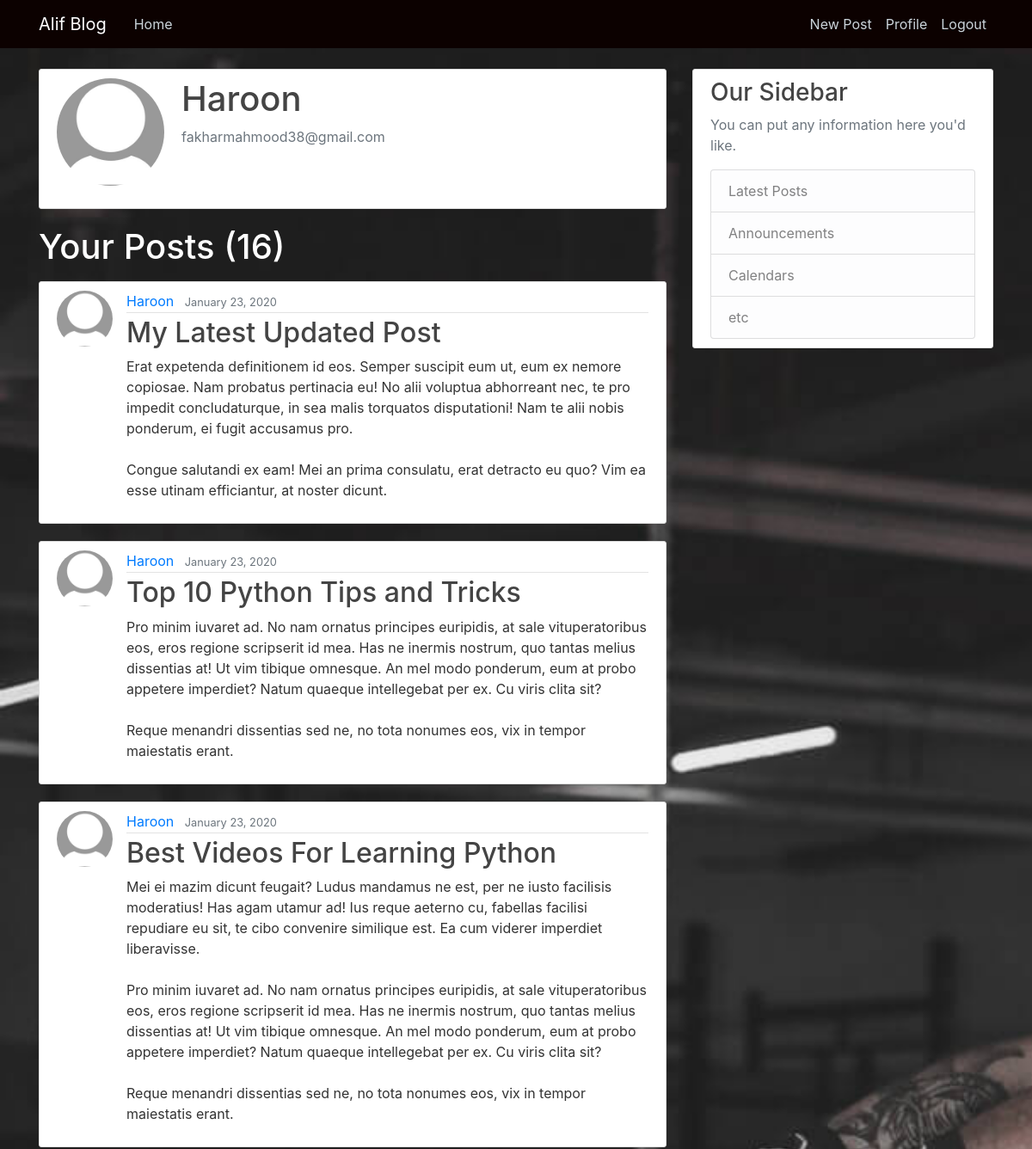
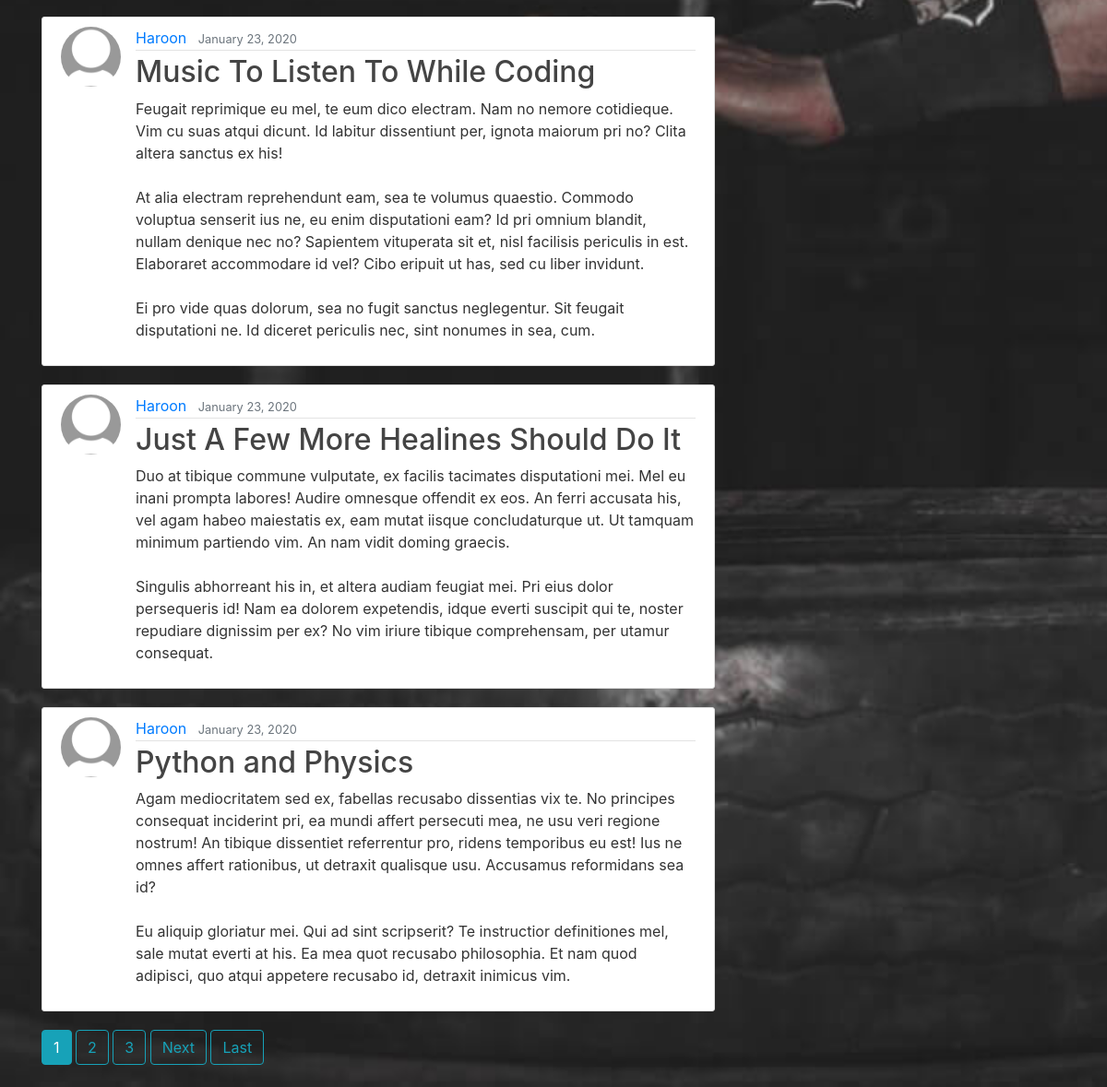
Screenshot of /blog_app/profile/ (signed in) with the database file from the repository (2 pictures, top to bottom).
### blog_app/models.py (models this page shows, shortened)
class Profile(models.Model):
    user = models.OneToOneField(User, on_delete=models.CASCADE)
    profile_pic = models.ImageField(upload_to='profile_pics', default='default.jpg')

class Post(models.Model):
    title = models.CharField(max_length=100)
    date_posted = models.DateTimeField(default=timezone.now)
    content = models.TextField()
    author = models.ForeignKey(User, on_delete=models.CASCADE)
    class Meta:
        verbose_name = 'Post'
        verbose_name_plural = 'Posts'

### blog_app/views.py (the view)
# urls.py: path('profile/', UserProfileView.as_view(), name='profile'),
class UserProfileView(LoginRequiredMixin, ListView):
    model = Post
    template_name = 'blog_app/profile.html'
    context_object_name = 'posts'
    paginate_by = 6
    def get_queryset(self):
        return Post.objects.filter(author=self.request.user).order_by('-date_posted')

### templates/blog_app/profile.html (shortened to what this page needs)
{% extends 'blog_app/blog_base.html' %}
{% block content %}
<div class="content-section">
  <div class="media">
    <img class="rounded-circle account-img" src="{{ user.profile.profile_pic.url }}">
    <div class="media-body">
      <h2 class="account-heading">{{ user.username }}</h2>
      <p class="text-secondary">{{ user.email }}</p>
    </div>
  </div>
</div>
    <h1 class="text-white mb-3">Your Posts ({{ page_obj.paginator.count }})</h1>
    {% for post in posts %}
    <article class="media content-section">
          <img class="rounded-circle article-img" src="{{ post.author.profile.profile_pic.url }}" alt="Missing Profile Pic">
          <div class="media-body">
                <div class="article-metadata">
                  <a class="mr-2" href="{% url 'blog_app:user_posts' post.author.username %}">{{ post.author }}</a>
                  <small class="text-muted">{{ post.date_posted|date:'F d, Y' }}</small>
                </div>
                <h2><a class="article-title" href="{% url 'blog_app:post_detail' post.id %}">{{ post.title }}</a></h2>
                <p class="article-content">{{ post.content }}</p>
          </div>
    </article>
    {% endfor %}
    {% if is_paginated %}
        {% for num in page_obj.paginator.page_range %}
            {% if page_obj.number == num %}
                <a class="btn btn-info mb-4" href="?page={{ num }}">{{ num }}</a>
            {% elif num > page_obj.number|add:'-3' and num < page_obj.number|add:'3' %}
                <a class="btn btn-outline-info mb-4" href="?page={{ num }}">{{ num }}</a>
            {% endif %}
        {% endfor %}
        {% if page_obj.has_next %}
            <a class="btn btn-outline-info mb-4" href="?page={{ page_obj.next_page_number }}">Next</a>
            <a class="btn btn-outline-info mb-4" href="?page={{ page_obj.paginator.num_pages}}">Last</a>
        {% endif %}
    {% endif %}
{% endblock content %}

### templates/blog_app/blog_base.html (shortened to what this page needs)
{% load static %}
<!DOCTYPE html>
<html lang="en">
<head>
    <link rel="stylesheet" href="https://stackpath.bootstrapcdn.com/bootstrap/4.4.1/css/bootstrap.min.css">
    <link rel="stylesheet" type="text/css" href="{% static "blog_app/css/main.css" %}">
</head>
<body>
    <header class="site-header">
          <nav style="background-color: #0c0100" class="navbar navbar-expand-md navbar-dark bg-steel fixed-top">
            <div class="container">
              <a class="navbar-brand mr-4" href="{% url 'blog_app:blog_index' %}">Alif Blog</a>
              <div class="collapse navbar-collapse" id="navbarToggle">
                <div class="navbar-nav mr-auto">
                  <a class="nav-item nav-link" href="{% url 'blog_app:blog_index' %}">Home</a>
                </div>
                <div class="navbar-nav">
                  <a class="nav-item nav-link" href="{% url 'blog_app:post_create' %}">New Post</a>
                  <a class="nav-item nav-link" href="{% url 'blog_app:profile' %}">Profile</a>
                  <a class="nav-item nav-link" href="{% url 'gym_website_app:logout user' %}">Logout</a>
                </div>
              </div>
            </div>
          </nav>
    </header>
    <main role="main" class="container">
          <div class="row">
            <div class="col-md-8">
              {% block content %}{% endblock %}
            </div>
            <div class="col-md-4">
              <div class="content-section">
                <h3>Our Sidebar</h3>
                <p class='text-muted'>You can put any information here you'd like.</p>
                  <ul class="list-group">
                    <li class="list-group-item list-group-item-light">Latest Posts</li>
                    <li class="list-group-item list-group-item-light">Announcements</li>
                    <li class="list-group-item list-group-item-light">Calendars</li>
                    <li class="list-group-item list-group-item-light">etc</li>
                  </ul>
              </div>
            </div>
          </div>
    </main>
</body>
</html>

### static/blog_app/css/main.css (style rules this page uses)
body { background: #fafafa; color: #333333; margin-top: 5rem; background: url('../../images/p1.jpg'); background-repeat: no-repeat; background-size: cover; }
h1, h2, h3, h4, h5, h6 { color: #444444; }
ul { margin: 0; }
.bg-steel { background-color: #5f788a; }
.site-header .navbar-nav .nav-link { color: #cbd5db; }
.content-section { background: #ffffff; padding: 10px 20px; border: 1px solid #dddddd; border-radius: 3px; margin-bottom: 20px; }
.article-title { color: #444444; }
.article-content { white-space: pre-line; }
.article-img { height: 65px; width: 65px; margin-right: 16px; }
.article-metadata { padding-bottom: 1px; margin-bottom: 4px; border-bottom: 1px solid #e3e3e3 }
.account-img { height: 125px; width: 125px; margin-right: 20px; margin-bottom: 16px; }
.account-heading { font-size: 2.5rem; }

### rows the page displays
Post: author.profile.profile_pic (placeholder picture), author "Haroon", date_posted "January 23, 2020", title "My Latest Updated Post", content "Erat expetenda definitionem id eos. Semper suscipit eum ut, eum ex nemore copiosae. Nam probatus pertinacia eu! No alii voluptua abhorreant nec, te pro impedit concludaturque, in sea malis torquatos disputationi! Nam te alii nobis ponderum, ei fugit accusamus pro. Congue salutandi ex eam! Mei an prima consulatu, erat detracto eu quo? Vim ea esse utinam efficiantur, at noster dicunt."
Post: author.profile.profile_pic (placeholder picture), author "Haroon", date_posted "January 23, 2020", title "Top 10 Python Tips and Tricks", content "Pro minim iuvaret ad. No nam ornatus principes euripidis, at sale vituperatoribus eos, eros regione scripserit id mea. Has ne inermis nostrum, quo tantas melius dissentias at! Ut vim tibique omnesque. An mel modo ponderum, eum at probo appetere imperdiet? Natum quaeque intellegebat per ex. Cu viris clita sit? Reque menandri dissentias sed ne, no tota nonumes eos, vix in tempor maiestatis erant."
Post: author.profile.profile_pic (placeholder picture), author "Haroon", date_posted "January 23, 2020", title "Best Videos For Learning Python", content "Mei ei mazim dicunt feugait? Ludus mandamus ne est, per ne iusto facilisis moderatius! Has agam utamur ad! Ius reque aeterno cu, fabellas facilisi repudiare eu sit, te cibo convenire similique est. Ea cum viderer imperdiet liberavisse. Pro minim iuvaret ad. No nam ornatus principes euripidis, at sale vituperatoribus eos, eros regione scripserit id mea. Has ne inermis nostrum, quo tantas melius dissentias at! Ut vim tibique omnesque. An mel modo ponderum, eum at probo appetere imperdiet? Natum quaeque intellegebat per ex. Cu viris clita sit? Reque menandri dissentias sed ne, no tota nonumes eos, vix in tempor maiestatis erant."
Post: author.profile.profile_pic (placeholder picture), author "Haroon", date_posted "January 23, 2020", title "Music To Listen To While Coding", content "Feugait reprimique eu mel, te eum dico electram. Nam no nemore cotidieque. Vim cu suas atqui dicunt. Id labitur dissentiunt per, ignota maiorum pri no? Clita altera sanctus ex his! At alia electram reprehendunt eam, sea te volumus quaestio. Commodo voluptua senserit ius ne, eu enim disputationi eam? Id pri omnium blandit, nullam denique nec no? Sapientem vituperata sit et, nisl facilisis periculis in est. Elaboraret accommodare id vel? Cibo eripuit ut has, sed cu liber invidunt. Ei pro vide quas dolorum, sea no fugit sanctus neglegentur. Sit feugait disputationi ne. Id diceret periculis nec, sint nonumes in sea, cum."
Post: author.profile.profile_pic (placeholder picture), author "Haroon", date_posted "January 23, 2020", title "Just A Few More Healines Should Do It", content "Duo at tibique commune vulputate, ex facilis tacimates disputationi mei. Mel eu inani prompta labores! Audire omnesque offendit ex eos. An ferri accusata his, vel agam habeo maiestatis ex, eam mutat iisque concludaturque ut. Ut tamquam minimum partiendo vim. An nam vidit doming graecis. Singulis abhorreant his in, et altera audiam feugiat mei. Pri eius dolor persequeris id! Nam ea dolorem expetendis, idque everti suscipit qui te, noster repudiare dignissim per ex? No vim iriure tibique comprehensam, per utamur consequat."
Post: author.profile.profile_pic (placeholder picture), author "Haroon", date_posted "January 23, 2020", title "Python and Physics", content "Agam mediocritatem sed ex, fabellas recusabo dissentias vix te. No principes consequat inciderint pri, ea mundi affert persecuti mea, ne usu veri regione nostrum! An tibique dissentiet referrentur pro, ridens temporibus eu est! Ius ne omnes affert rationibus, ut detraxit qualisque usu. Accusamus reformidans sea id? Eu aliquip gloriatur mei. Qui ad sint scripserit? Te instructior definitiones mel, sale mutat everti at his. Ea mea quot recusabo philosophia. Et nam quod adipisci, quo atqui appetere recusabo id, detraxit inimicus vim."

### other values shown
{{ user.username }} "Haroon"
{{ user.email }} "fakharmahmood38@gmail.com"
{{ page_obj.paginator.count }} "16"
{{ num }} "1"
{{ num }} "2" "3"
